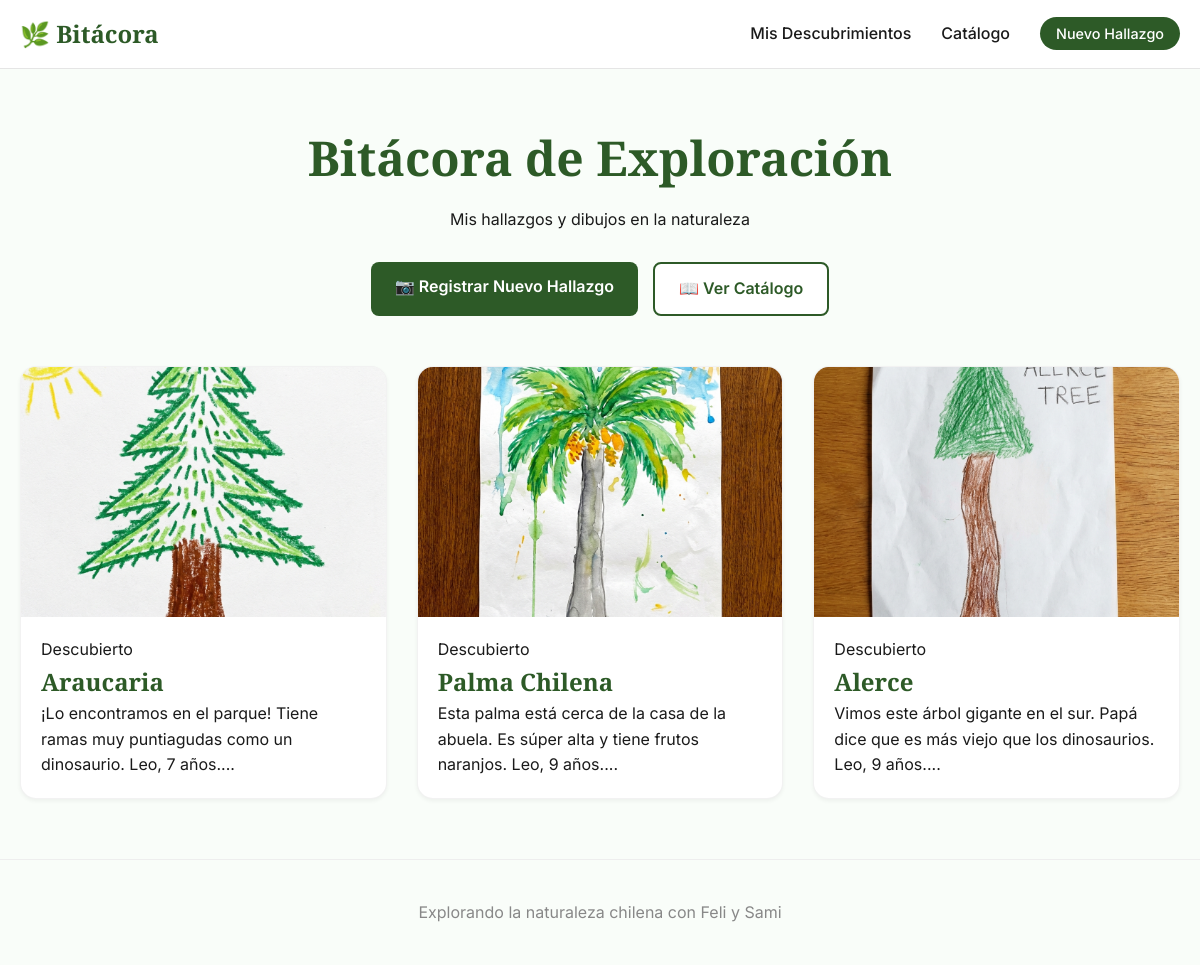
Before: / with the older database file.
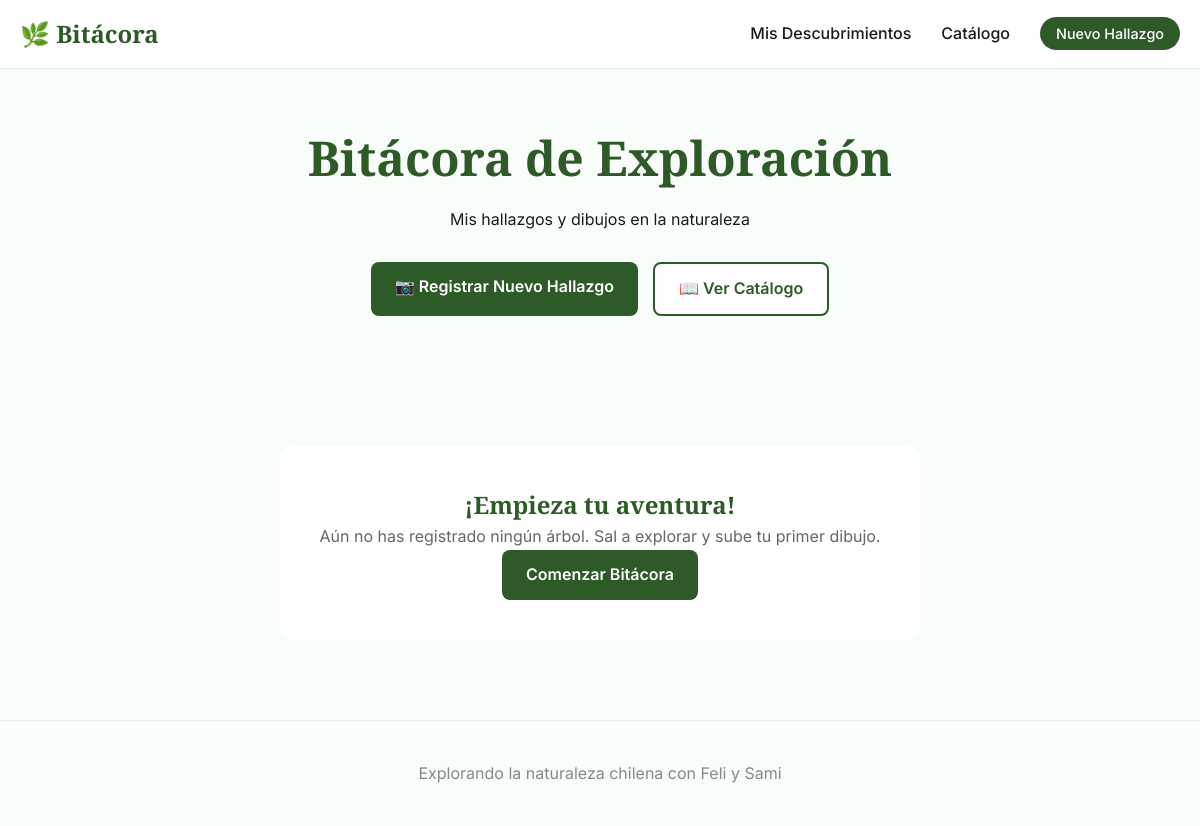
After: the same page with the newer database file.
### app.py (models this page shows)
class LogEntry(db.Model):
    id = db.Column(db.Integer, primary_key=True)
    species_id = db.Column(db.Integer, db.ForeignKey('species.id'), nullable=False)
    user_image_path = db.Column(db.String(200), nullable=False) # Path to uploaded drawing
    notes = db.Column(db.Text, nullable=True)

class Species(db.Model):
    id = db.Column(db.Integer, primary_key=True)
    name = db.Column(db.String(100), nullable=False)
    scientific_name = db.Column(db.String(100), nullable=False)
    description = db.Column(db.Text, nullable=False)
    image_url = db.Column(db.String(200), nullable=False)
    logs = db.relationship('LogEntry', backref='species', lazy=True)

### app.py (the view)
@app.route('/')
def home():
    entries = LogEntry.query.all()
    return render_template('index.html', entries=entries)

### templates/index.html
{% extends "base.html" %}
{% block content %}
<section class="bitacora-header">
    <h1>Bitácora de Exploración</h1>
    <p>Mis hallazgos y dibujos en la naturaleza</p>
    <div class="actions">
        <a href="{{ url_for('log_discovery') }}" class="btn-primary">📷 Registrar Nuevo Hallazgo</a>
        <a href="{{ url_for('catalog') }}" class="btn-secondary">📖 Ver Catálogo</a>
    </div>
</section>
{% if entries %}
<section class="entries-grid">
    {% for entry in entries %}
    <article class="entry-card" onclick="window.location.href='{{ url_for('entry_detail', entry_id=entry.id) }}'">
        <div class="card-image drawing-preview">
            <img src="{{ url_for('static', filename='uploads/' + entry.user_image_path) }}"
                alt="Mi dibujo de {{ entry.species.name }}">
        </div>
        <div class="card-content">
            <span class="date-badge">Descubierto</span>
            <h2>{{ entry.species.name }}</h2>
            <p class="notes-preview">{{ entry.notes[:100] }}...</p>
        </div>
    </article>
    {% endfor %}
</section>
{% else %}
<section class="empty-state">
    <div class="empty-content">
        <h2>¡Empieza tu aventura!</h2>
        <p>Aún no has registrado ningún árbol. Sal a explorar y sube tu primer dibujo.</p>
        <a href="{{ url_for('log_discovery') }}" class="btn-primary">Comenzar Bitácora</a>
    </div>
</section>
{% endif %}
{% endblock %}

Changed rows visible on the page:
removed LogEntry: user_image_path (picture), species.name "Araucaria", notes "¡Lo encontramos en el parque! Tiene ramas muy puntiagudas como un dinosaurio. Leo, 7 años."
removed LogEntry: user_image_path (picture), species.name "Palma Chilena", notes "Esta palma está cerca de la casa de la abuela. Es súper alta y tiene frutos naranjos. Leo, 9 años."
removed LogEntry: user_image_path (picture), species.name "Alerce", notes "Vimos este árbol gigante en el sur. Papá dice que es más viejo que los dinosaurios. Leo, 9 años."
Other visible differences:
text now shown: "¡Empieza tu aventura! Aún no has registrado ningún árbol. Sal a explorar y sube tu primer dibujo. Comenzar Bitácora"
